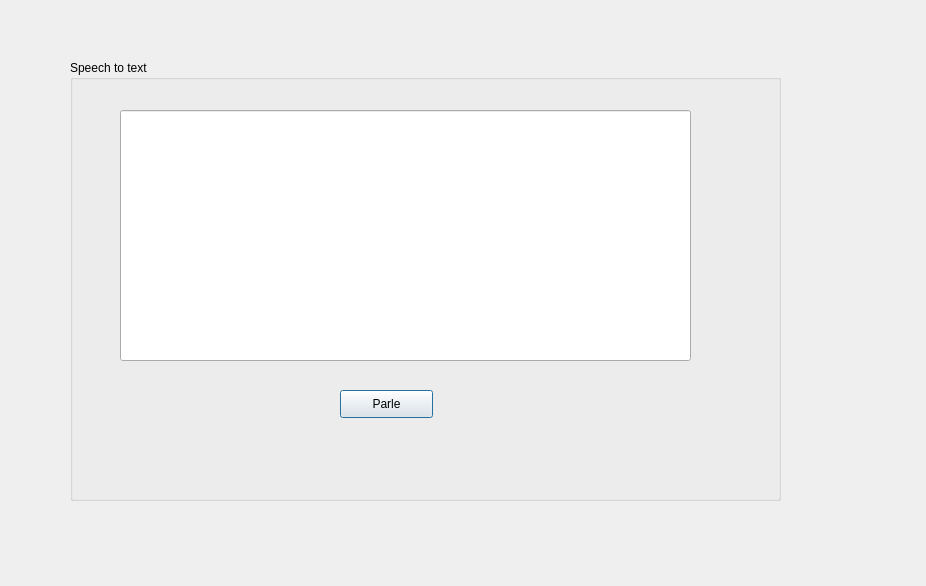
<?xml version="1.0" encoding="UTF-8"?>
<ui version="4.0">
 <class>Dialog</class>
 <widget class="QDialog" name="Dialog">
  <property name="geometry">
   <rect>
    <x>0</x>
    <y>0</y>
    <width>926</width>
    <height>586</height>
   </rect>
  </property>
  <property name="windowTitle">
   <string>Dialog</string>
  </property>
  <widget class="QGroupBox" name="groupBox">
   <property name="geometry">
    <rect>
     <x>70</x>
     <y>60</y>
     <width>711</width>
     <height>441</height>
    </rect>
   </property>
   <property name="title">
    <string>Speech to text</string>
   </property>
   <widget class="QPushButton" name="pushButton">
    <property name="geometry">
     <rect>
      <x>270</x>
      <y>330</y>
      <width>93</width>
      <height>28</height>
     </rect>
    </property>
    <property name="text">
     <string>Parle</string>
    </property>
   </widget>
   <widget class="QLineEdit" name="lineEdit_id_ajou">
    <property name="geometry">
     <rect>
      <x>50</x>
      <y>50</y>
      <width>571</width>
      <height>251</height>
     </rect>
    </property>
    <property name="styleSheet">
     <string notr="true">color: rgb(0, 0, 0);</string>
    </property>
   </widget>
  </widget>
 </widget>
 <resources/>
 <connections/>
</ui>
